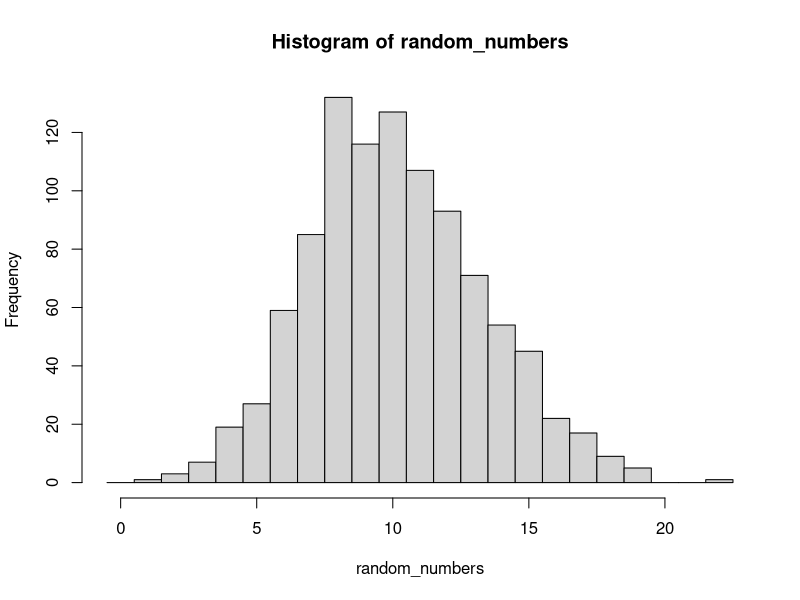

Write the R code that produced this figure.
# 環境の初期化 ----------------------------------------------------------

rm(list = ls())

## -------------------------------------------------------------------------------------------
# ポアソン分布の期待値
lambda <- 10

# ポアソン分布からの乱数を生成
random_numbers <- rpois(1000, lambda)

# ヒストグラムをプロット
hist(random_numbers, breaks = seq(-0.5, max(random_numbers) + 0.5))


## -------------------------------------------------------------------------------------------
# ライブラリの読み込み
library(MASS)

# サンプルサイズ
n <- 100

# 説明変数xを正規分布からランダムに生成
x <- rnorm(n)

# パラメータβ0とβ1を設定
beta0 <- 1
beta1 <- 2

# 指数変換した線形モデルからλを計算
lambda <- exp(beta0 + beta1 * x)

# λをパラメータとするポアソン分布から目的変数yを生成
y <- rpois(n, lambda)

# データフレームを作成
data <- data.frame(y = y, x = x)

# 先頭の数行を表示
head(data)


## -------------------------------------------------------------------------------------------
# サンプルサイズのリスト
sample_sizes <- c(20, 50, 100, 200, 500, 1000)

# 真のパラメータ
true_beta0 <- 1
true_beta1 <- 0.5

# シミュレーションの繰り返し数
num_simulations <- 1000

# 各サンプルサイズでシミュレーションを行う
for (n in sample_sizes) {
  beta0_estimates <- numeric(num_simulations)
  beta1_estimates <- numeric(num_simulations)

  for (i in 1:num_simulations) {
    # 説明変数xを正規分布からランダムに生成
    x <- rnorm(n)

    # λを計算
    lambda <- exp(true_beta0 + true_beta1 * x)

    # λをパラメータとするポアソン分布から目的変数yを生成
    y <- rpois(n, lambda)

    # データフレームを作成
    data <- data.frame(y = y, x = x)

    # モデルを推定
    model <- glm(y ~ x, data = data, family = poisson())

    # パラメータの推定値を保存
    beta0_estimates[i] <- coef(model)[1]
    beta1_estimates[i] <- coef(model)[2]
  }

  # 推定値の平均と標準誤差を表示
  cat("Sample size:", n, "\n")
  cat("Estimated beta0: Mean =", mean(beta0_estimates), ", SE =", sd(beta0_estimates), "\n")
  cat("Estimated beta1: Mean =", mean(beta1_estimates), ", SE =", sd(beta1_estimates), "\n")
  cat("\n")
}
